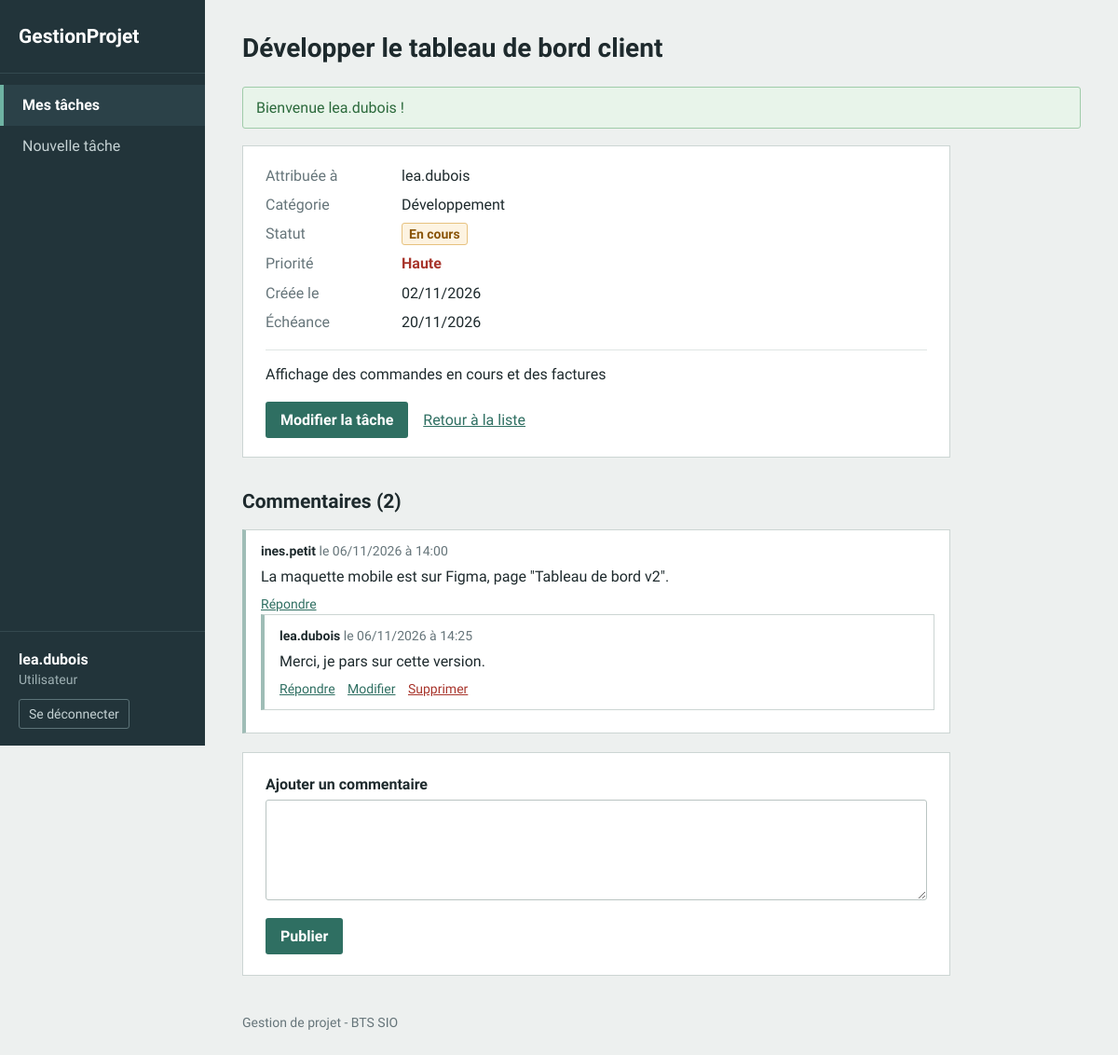
Screenshot of /task.php?id=22 (signed in) with the database file from the repository.
### tables this page shows
CREATE TABLE tasks (
    id INT AUTO_INCREMENT PRIMARY KEY,
    user_id INT NOT NULL,
    category_id INT,
    title VARCHAR(150) NOT NULL,
    description TEXT,
    status ENUM('todo', 'doing', 'done') NOT NULL DEFAULT 'todo',
    priority TINYINT UNSIGNED NOT NULL DEFAULT 2,
    due_date DATE,
    created_at TIMESTAMP DEFAULT CURRENT_TIMESTAMP,
    updated_at TIMESTAMP DEFAULT CURRENT_TIMESTAMP ON UPDATE CURRENT_TIMESTAMP,
    FOREIGN KEY (user_id) REFERENCES users(id) ON DELETE CASCADE,
    FOREIGN KEY (category_id) REFERENCES categories(id) ON DELETE SET NULL
);

CREATE TABLE users (
    id INT AUTO_INCREMENT PRIMARY KEY,
    username VARCHAR(50) NOT NULL UNIQUE,
    email VARCHAR(100) NOT NULL UNIQUE,
    password VARCHAR(255) NOT NULL,
    role_id INT,
    created_at TIMESTAMP DEFAULT CURRENT_TIMESTAMP,
    FOREIGN KEY (role_id) REFERENCES roles(id)
);

CREATE TABLE categories (
    id INT AUTO_INCREMENT PRIMARY KEY,
    name VARCHAR(50) NOT NULL UNIQUE
);

CREATE TABLE comments (
    id INT AUTO_INCREMENT PRIMARY KEY,
    task_id INT NOT NULL,
    parent_id INT NULL DEFAULT NULL,
    user_id INT NULL,
    content TEXT NOT NULL,
    created_at TIMESTAMP NOT NULL DEFAULT CURRENT_TIMESTAMP,
    updated_at TIMESTAMP NULL DEFAULT NULL,
    FOREIGN KEY (task_id) REFERENCES tasks(id) ON DELETE CASCADE,
    FOREIGN KEY (parent_id) REFERENCES comments(id) ON DELETE CASCADE,
    FOREIGN KEY (user_id) REFERENCES users(id) ON DELETE SET NULL
);

### include/auth.php (called while the page is built, shortened)
<?php
function estAdmin() {
    return false;
}
function estModerateur() {
    return false;
}

### include/tasks.php (called while the page is built, shortened)
<?php
$listeStatuts = [
    'todo'  => 'À faire',
    'doing' => 'En cours',
    'done'  => 'Terminée'
];
$listePriorites = [
    1 => 'Basse',
    2 => 'Normale',
    3 => 'Haute'
];
function getTache($pdo, $id) {
    $sql = "SELECT tasks.*, users.username, categories.name AS categorie
            FROM tasks
            INNER JOIN users ON tasks.user_id = users.id
            LEFT JOIN categories ON tasks.category_id = categories.id
            WHERE tasks.id = :id";
    $requete = $pdo->prepare($sql);
    $requete->execute(['id' => $id]);
    return $requete->fetch();
}

### task.php (the view, shortened to what this page needs)
<?php
require 'include/bdd.php';
require 'include/auth.php';
require 'include/tasks.php';
require 'include/comments.php';
$id = 0;
if (isset($_GET['id'])) {
    $id = (int) $_GET['id'];
}
$tache = getTache($pdo, $id);
$contenu = '';
$commentaires = getCommentaires($pdo, $id);
$titre = $tache['title'];
require 'header.php';
?>
<div class="fiche">
    <dl>
        <dt>Attribuée à</dt>
        <dd><?php echo htmlspecialchars($tache['username']); ?></dd>
        <dt>Catégorie</dt>
        <dd><?php if ($tache['categorie'] != null) { echo htmlspecialchars($tache['categorie']); } else { echo 'Aucune'; } ?></dd>
        <dt>Statut</dt>
        <dd><span class="badge <?php echo $tache['status']; ?>"><?php echo $listeStatuts[$tache['status']]; ?></span></dd>
        <dt>Priorité</dt>
        <dd><span class="prio p<?php echo $tache['priority']; ?>"><?php echo $listePriorites[$tache['priority']]; ?></span></dd>
        <dt>Créée le</dt>
        <dd><?php echo date('d/m/Y', strtotime($tache['created_at'])); ?></dd>
        <dt>Échéance</dt>
        <dd><?php if ($tache['due_date'] != null) { echo date('d/m/Y', strtotime($tache['due_date'])); } else { echo '-'; } ?></dd>
    </dl>
    <?php if ($tache['description'] != '') { ?>
        <p class="description"><?php echo nl2br(htmlspecialchars($tache['description'])); ?></p>
    <?php } ?>
    <p class="fiche-actions">
        <?php if (estAdmin() || $tache['user_id'] == $_SESSION['user_id']) { ?>
            <a class="btn" href="editTask.php?id=<?php echo $tache['id']; ?>">Modifier la tâche</a>
        <?php } ?>
        <a href="allTasks.php">Retour à la liste</a>
    </p>
</div>
<h2 id="commentaires">Commentaires (<?php echo count($commentaires); ?>)</h2>
<?php foreach ($commentaires as $c) {
    if ($c['parent_id'] != null) {
        continue;
    }
    $lienRepondre = 'task.php?id=' . $id . '&repondre=' . $c['id'] . '#repondre-' . $c['id'];
?>
    <div class="commentaire" id="com-<?php echo $c['id']; ?>">
        <?php afficherCommentaire($c); ?>
        <div class="commentaire-actions">
            <a href="<?php echo $lienRepondre; ?>">Répondre</a>
        </div>
        <?php
        foreach ($commentaires as $r) {
            if ($r['parent_id'] != $c['id']) {
                continue;
            }
        ?>
            <div class="commentaire" id="com-<?php echo $r['id']; ?>">
                <div class="commentaire-actions">
                    <a href="<?php echo $lienRepondre; ?>">Répondre</a>
                    <?php if (estAuteur($r)) { ?>
                        <a href="editComment.php?id=<?php echo $r['id']; ?>">Modifier</a>
                    <?php } ?>
                    <?php if (peutSupprimerCommentaire($r)) { ?>
                        <form method="post" action="deleteComment.php" class="inline" onsubmit="return confirm('Supprimer cette réponse ?');">
                            <button type="submit" class="lien-danger">Supprimer</button>
                        </form>
                    <?php } ?>
                </div>
            </div>
        <?php } ?>
    </div>
<?php } ?>
<form method="post" action="task.php?id=<?php echo $id; ?>" class="formulaire formulaire-commentaire">
    <label for="content">Ajouter un commentaire</label>
    <textarea id="content" name="content" rows="4" maxlength="2000" required><?php echo htmlspecialchars($contenu); ?></textarea>
    <p><button type="submit" class="btn">Publier</button></p>
</form>
<?php require 'footer.php'; ?>

### header.php (shortened to what this page needs)
<?php
$page = basename($_SERVER['PHP_SELF']);
$classeTaches = '';
if ($page == 'allTasks.php' || $page == 'editTask.php' || $page == 'task.php' || $page == 'editComment.php') {
    $classeTaches = 'actif';
}
$classeNouvelleTache = '';
$classePage = 'page';
?>
<!DOCTYPE html>
<html lang="fr">
<head>
    <link rel="stylesheet" href="style.css?v=<?php echo filemtime('style.css'); ?>">
</head>
<body>
<div class="<?php echo $classePage; ?>">
<?php if (isset($_SESSION['user_id'])) { ?>
    <aside class="menu">
        <a class="logo" href="allTasks.php">GestionProjet</a>
        <nav>
            <?php if (estAdmin() || estModerateur()) { ?>
                <a href="allTasks.php" class="<?php echo $classeTaches; ?>">Toutes les tâches</a>
            <?php } else { ?>
                <a href="allTasks.php" class="<?php echo $classeTaches; ?>">Mes tâches</a>
            <?php } ?>
            <a href="addTask.php" class="<?php echo $classeNouvelleTache; ?>">Nouvelle tâche</a>
        </nav>
        <div class="compte">
            <strong><?php echo htmlspecialchars($_SESSION['username']); ?></strong>
            <span><?php echo htmlspecialchars($_SESSION['role']); ?></span>
            <form method="post" action="logout.php">
                <button type="submit" class="btn-deconnexion">Se déconnecter</button>
            </form>
        </div>
    </aside>
<?php } ?>
<main>
    <h1><?php echo htmlspecialchars($titre); ?></h1>
    <?php
    if (isset($_SESSION['message'])) {
        echo '<p class="flash ' . $_SESSION['type_message'] . '">' . htmlspecialchars($_SESSION['message']) . '</p>';
    }
    ?>

### include/comments.php (shortened to what this page needs)
<?php
function getCommentaires($pdo, $taskId) {
    $sql = "SELECT comments.*, users.username
            FROM comments
            LEFT JOIN users ON comments.user_id = users.id
            WHERE comments.task_id = :task_id
            ORDER BY comments.created_at ASC, comments.id ASC";
    $requete = $pdo->prepare($sql);
    $requete->execute(['task_id' => $taskId]);
    return $requete->fetchAll();
}
function estAuteur($commentaire) {
    if ($commentaire['user_id'] != null && $commentaire['user_id'] == $_SESSION['user_id']) {
        return true;
    }
    return false;
}
function peutSupprimerCommentaire($commentaire) {
    if (estAuteur($commentaire) || estAdmin() || estModerateur()) {
        return true;
    }
    return false;
}
function afficherCommentaire($commentaire) {
    if ($commentaire['username'] == null) {
        $auteur = 'Utilisateur supprimé';
    } else {
        $auteur = htmlspecialchars($commentaire['username']);
    }
    echo '<p class="commentaire-entete">';
    echo '<strong>' . $auteur . '</strong> le ' . date('d/m/Y à H:i', strtotime($commentaire['created_at']));
    echo '</p>';
    echo '<p class="commentaire-texte">' . nl2br(htmlspecialchars($commentaire['content'])) . '</p>';
}

### style.css (style rules this page uses)
:root { --menu: #22343a; --vert: #2f6f62; --vert-fonce: #24574d; --fond: #edf0ef; --texte: #1e2a2d; --gris: #66757a; --bordure: #ccd5d3; --rouge: #a8352c; }
* { box-sizing: border-box; }
body { margin: 0; font-family: "Source Sans 3", Arial, sans-serif; font-size: 16px; line-height: 1.45; background: var(--fond); color: var(--texte); }
a { color: var(--vert); }
h1 { margin: 0 0 20px; font-size: 28px; }
.page { display: flex; min-height: 100vh; }
main { flex: 1; min-width: 0; padding: 32px 40px; max-width: 1150px; }
.menu { width: 220px; flex-shrink: 0; background: var(--menu); color: #fff; display: flex; flex-direction: column; position: sticky; top: 0; height: 100vh; }
.logo { display: block; padding: 24px 20px; color: #fff; font-size: 21px; font-weight: 700; text-decoration: none; border-bottom: 1px solid #34494f; }
.menu nav { padding: 12px 0; }
.menu nav a { display: block; padding: 10px 20px; color: #c5d2d4; text-decoration: none; border-left: 4px solid transparent; }
.menu nav a.actif { background: #2b4148; color: #fff; font-weight: 600; border-left-color: #6fb3a3; }
.compte { margin-top: auto; padding: 18px 20px; border-top: 1px solid #34494f; }
.compte strong { display: block; }
.compte span { display: block; color: #9fb1b4; font-size: 14px; margin-bottom: 10px; }
.btn-deconnexion { background: none; border: 1px solid #5d7479; color: #c5d2d4; padding: 5px 10px; border-radius: 3px; font: inherit; font-size: 14px; cursor: pointer; }
.btn { display: inline-block; padding: 8px 16px; background: var(--vert); color: #fff; border: none; border-radius: 3px; font: inherit; font-weight: 600; text-decoration: none; cursor: pointer; }
.inline { display: inline; }
.lien-danger { background: none; border: none; padding: 0; color: var(--rouge); font: inherit; text-decoration: underline; cursor: pointer; }
.badge { display: inline-block; padding: 1px 7px; border-radius: 3px; font-size: 14px; font-weight: 600; white-space: nowrap; border: 1px solid; }
.badge.doing { color: #8a5508; background: #fdf3e1; border-color: #e7c27f; }
.prio.p3 { color: var(--rouge); font-weight: 700; }
.fiche { max-width: 760px; padding: 20px 24px; background: #fff; border: 1px solid var(--bordure); }
.fiche dl { display: grid; grid-template-columns: 130px 1fr; gap: 8px 16px; margin: 0; }
.fiche dt { color: var(--gris); }
.fiche dd { margin: 0; }
.fiche .description { margin: 18px 0 0; padding-top: 14px; border-top: 1px solid #dfe5e3; }
.fiche-actions { margin: 18px 0 0; }
.fiche-actions .btn { margin-right: 12px; }
h2 { margin: 32px 0 14px; font-size: 21px; }
.commentaire { max-width: 760px; margin-bottom: 12px; padding: 12px 16px; background: #fff; border: 1px solid var(--bordure); border-left: 4px solid #9fbdb6; }
.commentaire p { margin: 0; }
.commentaire-entete { color: var(--gris); font-size: 14px; }
.commentaire-entete strong { color: var(--texte); }
.commentaire .commentaire-texte { margin-top: 6px; overflow-wrap: anywhere; }
.commentaire-actions { margin-top: 8px; font-size: 14px; }
.commentaire-actions a { margin-right: 10px; }
.formulaire.formulaire-commentaire { max-width: 760px; margin-top: 20px; }
.formulaire.formulaire-commentaire p { margin-top: 12px; }
.formulaire { max-width: 520px; padding: 22px 24px; background: #fff; border: 1px solid var(--bordure); }
.formulaire label { display: block; margin: 14px 0 4px; font-weight: 600; }
.formulaire label:first-of-type { margin-top: 0; }
.formulaire input, .formulaire select, .formulaire textarea { width: 100%; padding: 7px 9px; border: 1px solid #b9c4c2; border-radius: 3px; font: inherit; color: var(--texte); background: #fff; }
.formulaire textarea { resize: vertical; }
.formulaire p { margin: 20px 0 0; }
.flash { padding: 10px 14px; margin: 0 0 18px; border: 1px solid; border-radius: 3px; }
.flash.ok { color: #2c6a3c; background: #e8f4ea; border-color: #9fcca9; }

### rows the page displays
tasks: title "Développer le tableau de bord client", user.username "lea.dubois", category.name "Développement", status "En cours", priority "Haute", created_at "02/11/2026", due_date "20/11/2026", description "Affichage des commandes en cours et des factures"
comments: user.username "ines.petit", created_at "06/11/2026 à 14:00", content "La maquette mobile est sur Figma, page \"Tableau de bord v2\"."
comments: user.username "lea.dubois", created_at "06/11/2026 à 14:25", content "Merci, je pars sur cette version."

### other values shown
$_SESSION['username'] "lea.dubois"
$_SESSION['role'] "Utilisateur"
$_SESSION['message'] "Bienvenue lea.dubois !"
count($commentaires) "2"
